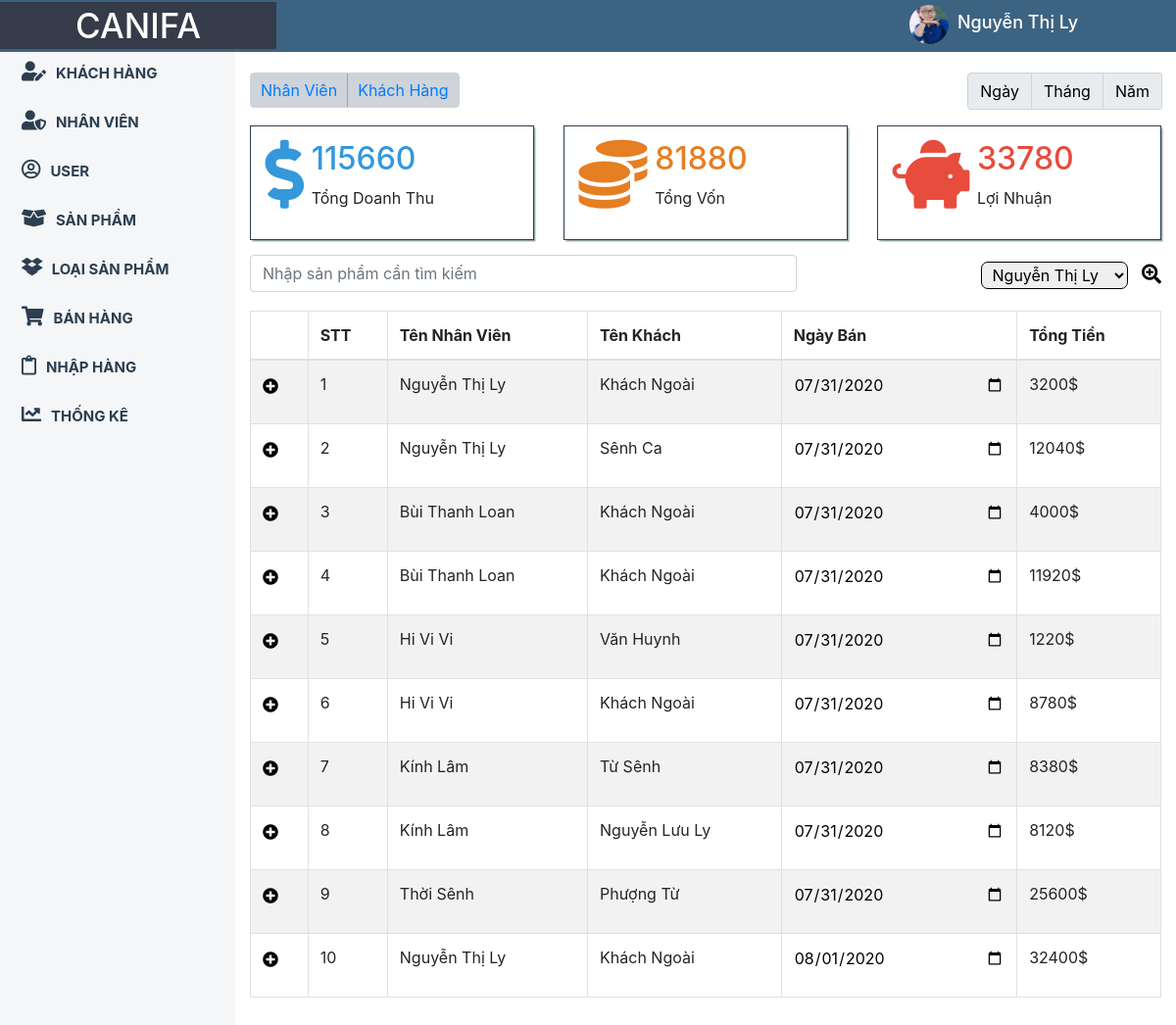
The page /index.php?muc=doanhthu&loai=chung (signed in) on the database its author committed.
### tables this page shows
CREATE TABLE `hoadonban` (
  `id_hd` int(255) NOT NULL,
  `id_nv` int(255) NOT NULL,
  `id_k` int(255) NOT NULL,
  `ngayban` date NOT NULL,
  `tongtien` int(255) NOT NULL
);

CREATE TABLE `nhanvien` (
  `id_nv` int(255) NOT NULL,
  `tennv` varchar(255) NOT NULL,
  `gioitinh` varchar(255) NOT NULL,
  `ngaysinh` date NOT NULL,
  `diachi` varchar(255) NOT NULL,
  `sdt` varchar(255) NOT NULL,
  `hinhanh` varchar(255) NOT NULL,
  `ngaygianhap` date NOT NULL
);

CREATE TABLE `khachhang` (
  `id_k` int(255) NOT NULL,
  `tenk` varchar(255) NOT NULL,
  `gioitinh` varchar(255) NOT NULL,
  `sdt` varchar(255) NOT NULL,
  `ngaythem` date NOT NULL
);

### index.php (called while the page is built, shortened)
<?php
	require_once 'Controller/HomeController.php';
	$HT=new HomeControl();
	$HT->Dieuhuong();
 ?>

### Model/BaseModel.php (called while the page is built, shortened)
<?php
class BaseModel
{
	private $maychu = 'localhost';
	private $tk='root';
	private $mk='';
	private $csdl='db_qlbanhang';
	private $bienketnoi=null;
	public function ketnoi()
	{
		$this->bienketnoi = new mysqli($this->maychu,$this->tk,$this->mk,$this->csdl);
		mysqli_set_charset($this->bienketnoi,'utf8');
	}
	public function data($sql)
	{
		$sq="SELECT * FROM $sql";
		$this->ketqua=$this->bienketnoi->query($sq);
		if ($this->ketqua->num_rows==0) {
			$data=0;
		}else{
			while ($row=$this->ketqua->fetch_assoc()) {
				$data[]=$row;
			}
		}
		return $data;
	}
}
?>

### View/doanhthu.php (the view, shortened to what this page needs)
<content>
	<div class="container">
		<div class="row">
			<div class="col-sm-6">
				<div class="chonchucnang">
					<div class="input-group mb-3">
					    <div class="input-group-prepend">
					      <button><a href="?muc=doanhthu&loai=chung&doanhthu=nhanvien">Nhân Viên</a></button>
					      <button><a href="?muc=doanhthu&loai=chung&doanhthu=khach">Khách Hàng</a></button>
					    </div>
					</div>
				</div>
			</div>
			<div class="col-sm-6">
				<div class="chonngay">
					<form method="post">
						<div class="input-group mb-3">
						    <div class="input-group-prepend">
						      <span class="input-group-text"><button type="submit" name="ngay" href="">Ngày</button></span>
						      <span class="input-group-text"><button type="submit" name="thang" href="">Tháng</button></span>
						      <span class="input-group-text" style="border-top-right-radius: 3px;border-bottom-right-radius: 3px;"><button type="submit" name="nam" href="">Năm</button></span>
						    </div>
						  </div>
					</form>
				</div>
			</div>
		</div>
		<div class="row">
			<div class="col-sm-4">
				<div class="item-box">
					<div class="left-box">
						<i style="color: #3498db" class="fas fa-dollar-sign"></i>
					</div>
					<div class="right-box">
						<?php
						$dem=0;
						if ($hoadonban!=0) {
						foreach ($hoadonban as $key) {
								$dem+=$key['tongtien'];
						}?><h2 style="color: #3498db"><?php echo $dem; ?></h2><?php
						}
						else{
							?><h2 style="color: #3498db"><?php echo 0; ?></h2><?php
						}
						?>
						<p>Tổng Doanh Thu</p>
					</div>
				</div>
			</div>
			<div class="col-sm-4">
				<div class="item-box">
					<div class="left-box">
						<i style="color: #e67e22" class="fas fa-coins"></i>
					</div>
					<div class="right-box">
						<?php
						$dem1=0;
						if ($hoadonban!=0) {
						foreach ($hoadonban as $ke)
						{
							foreach ($chitietban as $value){
								if ($ke['id_hd']==$value['id_hd']) {
									foreach ($sanpham as $key) {
										if ($key['id_sp']==$value['id_sp']) {
										$dem1+=$key['gianhap'] * $value['soluong'];
									}
									}
								}
							}
						}
						?><h2 style="color: #e67e22" ><?php echo $dem1; ?></h2>
						<?php
					}
						else{
							?><h2 style="color: #e67e22"><?php echo 0; ?></h2>
						<?php
						}
						 ?>
						<p>Tổng Vốn</p>
					</div>
				</div>
			</div>
			<div class="col-sm-4">
				<div class="item-box">
					<div class="left-box">
						<i style="color: #e74c3c" class="fas fa-piggy-bank"></i>
					</div>
					<div class="right-box">
						<h2 style="color: #e74c3c"><?php echo $dem-$dem1; ?></h2>
						<p>Lợi Nhuận</p>
					</div>
				</div>
			</div>
		</div>
		<div class="lockho">
			<input class="form-control" id="myInput" type="text" placeholder="Nhập sản phẩm cần tìm kiếm">
			<form method="post">
				<select name="id_k" class="khach">
				<?php if (isset($_GET['doanhthu'])) {
						if ($_GET['doanhthu']=='khach') {
							if (isset($ky)) {
							foreach ($khachhang as $key) {
							if ($key['id_k']==$ky) {
								?>
									<option selected value="<?php echo $key['id_k']; ?>">
									<?php echo $key['tenk']; ?>
									</option>
								<?php
							}
							else{
							?>
							<option value="<?php echo $key['id_k']; ?>">
								<?php echo $key['tenk']; ?>
								</option>
							<?php
							}
						}
						}
						else{
							foreach ($khachhang as $key) {
							?>
							<option value="<?php echo $key['id_k']; ?>">
								<?php echo $key['tenk']; ?>
								</option>
							<?php
							}
						}
					}
					else{
							if (isset($ky)) {
							foreach ($nhanvien as $key) {
							if ($key['id_nv']==$ky) {
								?>
									<option selected value="<?php echo $key['id_nv']; ?>">
								<?php echo $key['tennv']; ?>
								</option>
								<?php
							}
							else{
							?>
							<option value="<?php echo $key['id_nv']; ?>">
								<?php echo $key['tennv']; ?>
								</option>
							<?php
							}
						}
						}
						else{
							foreach ($nhanvien as $key) {
							?>
							<option value="<?php echo $key['id_nv']; ?>">
								<?php echo $key['tennv']; ?>
								</option>
							<?php
							}
						}
					}
				}
					else{
						if (isset($ky)) {
							foreach ($nhanvien as $key) {
							if ($key['id_nv']==$ky) {
								?>
									<option selected value="<?php echo $key['id_nv']; ?>">
								<?php echo $key['tennv']; ?>
								</option>
								<?php
							}
							else{
							?>
							<option value="<?php echo $key['id_nv']; ?>">
								<?php echo $key['tennv']; ?>
								</option>
							<?php
							}
						}
						}
						else{
							foreach ($nhanvien as $key) {
							?>
							<option value="<?php echo $key['id_nv']; ?>">
								<?php echo $key['tennv']; ?>
								</option>
							<?php
							}
						}
					}
				 ?>
				</select>
				<button type="submit" name="lockho" class="nutbam"><i class="fas fa-search-plus"></i></button>
			</form>
		</div>
	<table class="table table-bordered table-striped">
    <thead>
      <tr>
    	<th></th>
        <th>STT</th>
        <th>Tên Nhân Viên</th>
        <th>Tên Khách</th>
        <th>Ngày Bán</th>
        <th>Tổng Tiền</th>
      </tr>
    </thead>
    <tbody id="myTable">
	<?php
		$i=0;
		if ($hoadonban!=0) {
		foreach ($hoadonban as $value) {
		$i++;
	?>
	<tr>
	<form method="post">
		<td><i id="them" href="#" data-target="#login<?php echo $i; ?>" data-toggle="modal" class="fa fa-plus-circle btn btn-primary login-trigger"></i></td>
		<td><?php echo $i; ?>
		</td>
		<td>
			<?php foreach ($nhanvien as $key) {
					if ($value['id_nv']==$key['id_nv']) {
						?>
						<p><?php echo $key['tennv']; ?></p>
					<?php
				}
			} ?>
		</td>
		<td>
			<?php foreach ($khachhang as $key) {
					if ($value['id_k']==$key['id_k']) {
						?>
						<span><?php echo $key['tenk']; ?></span>
						<?php
					}
				} ?>
		</td>
		<td>
			<input type="date" value="<?php echo $value['ngayban']; ?>" name="">
		</td>
		<td>
			<p><?php echo $value['tongtien'].'$'; ?></p>
		</td>
	</form>
	</tr>
	<?php }
		}
	 ?>
    </tbody>
  </table>
</div>
</content>
  	</div>
</div>

### css/style.css (style rules this page uses)
* { margin: 0; padding: 0; }
.btn { padding: 0; color: black; background: none; border: none; }
.table input { width: 100%; border: none; background: none; }
.table { margin-top: 20px; }
button { background: none; padding: 0; border: none; }
#ndung input, select { padding: 2px 7px; margin: 7px 0; border-radius: 7px; border: 1px solid black; }
.item-box { border: 1px solid #2c3e50; box-shadow: .1rem .1rem .1rem #95a5a6; }
.item-box i { font-size: 70px; }
.item-box { padding: 5% 5%; float: left; display: block; width: 100%; }
.item-box .left-box { float: left; }
.item-box .right-box { float: left; padding: 0 3%; }
.lockho { display: block; width: 100%; float: left; margin: 15px 0; }
.lockho input { float: left; width: 60%; }
.lockho form { float: right; }
.lockho form select { margin-right: 10px; width: 150px; }
.lockho form button i { font-size: 20px; }
.chonngay form { float: right; }
.chonchucnang button { padding: 5px 10px; background: #ced4da; }
.chonchucnang .input-group-prepend { border: 1px solid #ced4da; border-radius: .25em; }
.chonchucnang button:last-child { border-left: 1px solid #95a5a6; }

### rows shown on the page
hoadonban: ngayban "07/31/2020", tongtien "3200"
nhanvien: tennv "Nguyễn Thị Ly"
khachhang: tenk "Khách Ngoài"
hoadonban: ngayban "07/31/2020", tongtien "12040"
khachhang: tenk "Sênh Ca"
hoadonban: ngayban "07/31/2020", tongtien "4000"
nhanvien: tennv "Bùi Thanh Loan"
hoadonban: ngayban "07/31/2020", tongtien "11920"
hoadonban: ngayban "07/31/2020", tongtien "1220"
nhanvien: tennv "Hi Vi Vi"
khachhang: tenk "Văn Huynh"
hoadonban: ngayban "07/31/2020", tongtien "8780"
hoadonban: ngayban "07/31/2020", tongtien "8380"
nhanvien: tennv "Kính Lâm"
khachhang: tenk "Từ Sênh"
hoadonban: ngayban "07/31/2020", tongtien "8120"
khachhang: tenk "Nguyễn Lưu Ly"
hoadonban: ngayban "07/31/2020", tongtien "25600"
nhanvien: tennv "Thời Sênh"
khachhang: tenk "Phượng Từ"
hoadonban: ngayban "08/01/2020", tongtien "32400"

### other values the page prints
$_SESSION['nhanvien'][0]['tennv'] "Nguyễn Thị Ly"
$dem "115660"
$dem1 "81880"
$dem-$dem1 "33780"
form field id_k "Nguyễn Thị Ly"
